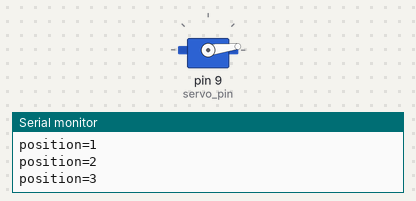
Recording of a sketch running on a simulated Arduino Uno, built with avr-gcc and run on an emulated ATmega328P. Shown: servo, the last lines printed to the serial monitor.

Above: at 0.05 s.
At 1.3 s:
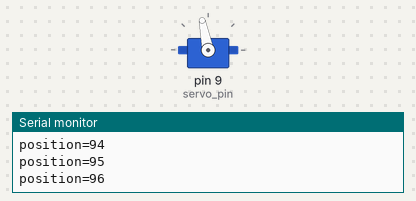
At 2.6 s:
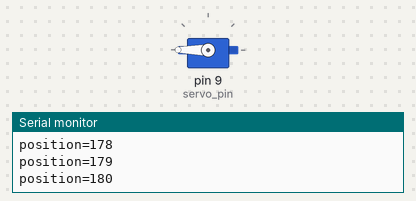
At 5.15 s:
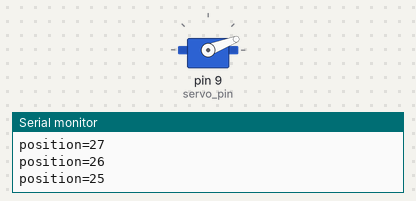
Timing chart, 0 to 7.7 s (numbered marks = the images above):
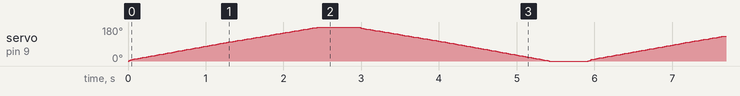

The sketch:

servo.ino
```cpp
// Program to test the servo
//
// Prints the position of the servo
//  and sweeps from 0 to 180 degrees
//  and sweeps back from 180 to 0 degrees
//
//  Arduino to servo connections
//  Arduino 5V to VCC (red wire) of servo
//  Arduino digital PWM pin 9 to SIG (orange or white wire) of servo
//  Connect GND from the Arduino to GND (black wire) of the servo


// Import Arudino's Servo library
#include <Servo.h>

#define BAUDRATE 9600

#define servo_pin 9

Servo servo;

void setup() {

  // Start Serial Monitor for feedback
  Serial.begin(BAUDRATE);

  // Attach servo pin to Servo object
  servo.attach(servo_pin);
}

void loop() {

  // Sweep from 0 to 180 degrees
  for(int i = 0; i <= 180; i++) {
    Serial.print("position=");
    servo.write(i);
    Serial.println(i);
    delay(5);
  }
  delay(500);

  // Sweep from 180 to 0 degrees
  for(int i=180; i >= 0; i--) {
    Serial.print("position=");
    servo.write(i);
    Serial.println(i);
    delay(5);
  }
  delay(500);
}
```
